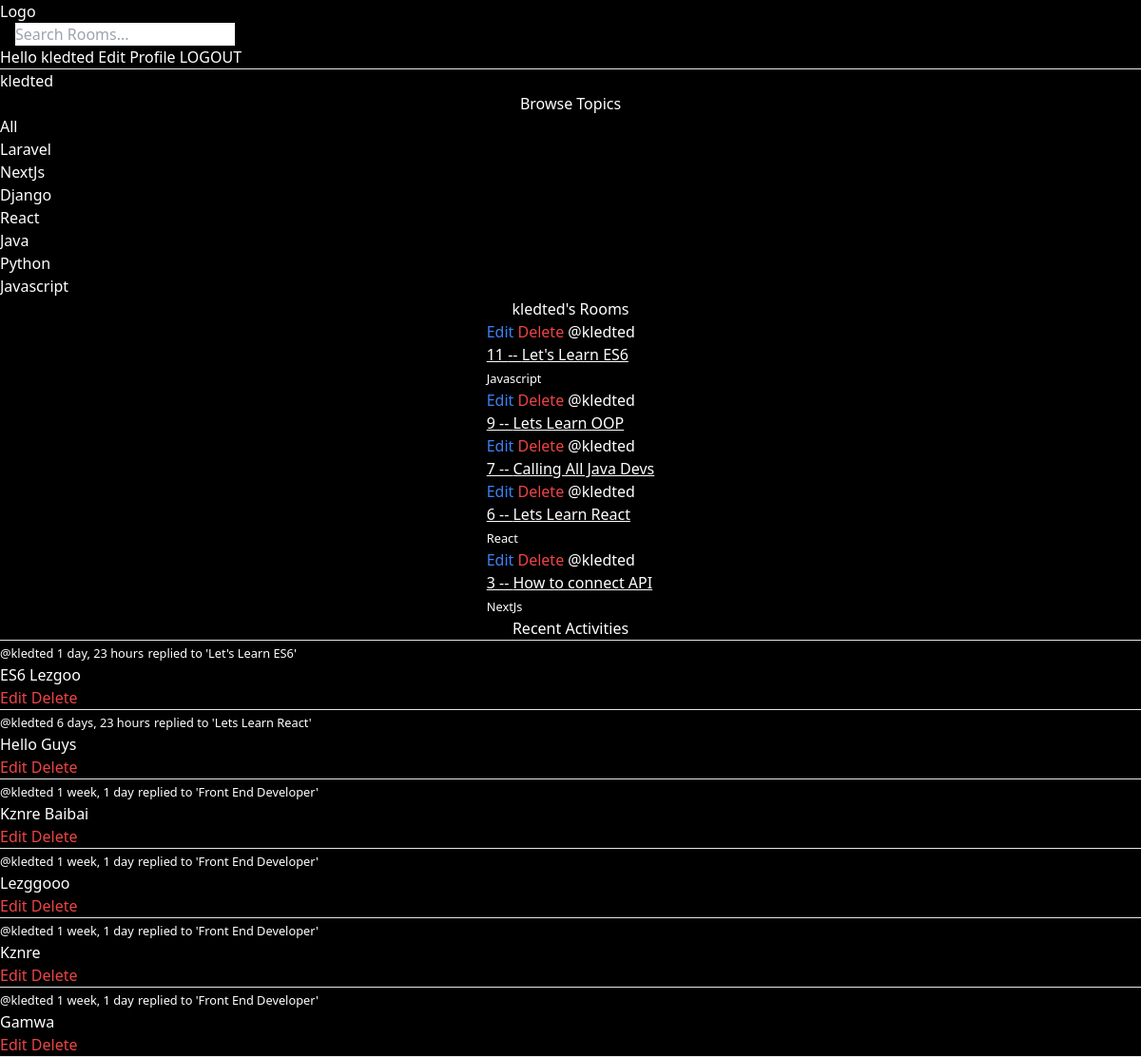
The page /profile/2/ (signed in) on the database as committed earlier.
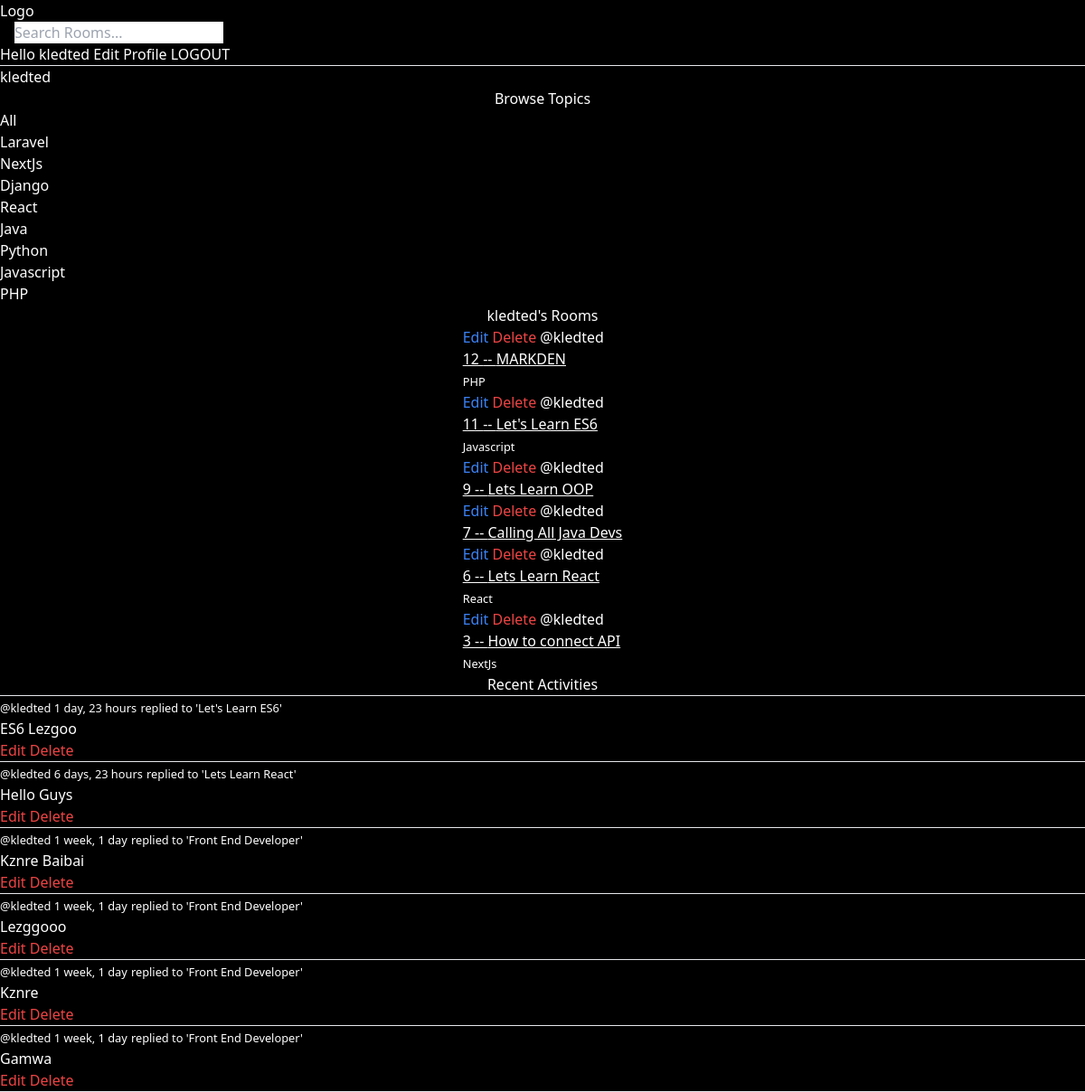
The same page on the database as committed later.
### base/models.py (models this page shows)
class Topic(models.Model):
    name = models.CharField(max_length=200)
    def __str__(self):
        return self.name

class Room(models.Model):
    host = models.ForeignKey(User, on_delete=models.SET_NULL, null=True)
    topic = models.ForeignKey(Topic, on_delete=models.SET_NULL, null=True)
    name = models.CharField(max_length=200)
    description = models.TextField(null=True, blank=True)
    participants = models.ManyToManyField(User, related_name='participants', blank=True)
    updated = models.DateTimeField(auto_now=True)
    created = models.DateTimeField(auto_now_add=True)
    class Meta:
        ordering = ['-updated', '-created']
    def __str__(self):
        return self.name

class Message(models.Model):
    user = models.ForeignKey(User, on_delete=models.CASCADE)
    room = models.ForeignKey(Room, on_delete=models.CASCADE)
    body = models.TextField()
    updated = models.DateTimeField(auto_now=True)
    created = models.DateTimeField(auto_now_add=True)
    class Meta:
        ordering = ['-updated', '-created']
    def __str__(self):
        return self.body[0:50]

### base/views.py (the view)
# urls.py: path('profile/<str:pk>/', views.userProfile, name='profile'),
@login_required(login_url='login')
def userProfile(request, pk):
    user = User.objects.get(id=pk)
    rooms = user.room_set.all()
    room_messages = user.message_set.all()
    topics = Topic.objects.all()
    context= {'user': user, 'rooms': rooms, 'topics': topics, 'room_messages': room_messages}
    return render(request, 'base/profile.html', context)

### base/templates/base/profile.html
{% extends "main.html" %} {% block content %}
<h1>{{user.username}}</h1>
<div>
  <div>{%include 'base/topics_component.html'%}</div>
  <h2 class="text-center">{{user.username}}'s Rooms</h2>
  <div class="flex items-center justify-center">
    {%include 'base/feed_component.html'%}
  </div>
  <div>{%include 'base/activity_component.html'%}</div>
</div>
{% endblock content %}

### base/templates/base/topics_component.html
<h3 class="text-center">Browse Topics</h3>
<div>
  <div>
    <a href="{% url 'home' %}">All</a>
  </div>
  {% for topic in topics%}
  <div>
    <a href="{% url 'home' %}?q={{topic.name}}">{{topic}}</a>
  </div>
  {% endfor %}
</div>

### base/templates/base/feed_component.html (shortened to what this page needs)
<div>
  {% if rooms%} {% for room in rooms %}
  <div>
    {% if request.user == room.host %}
    <a href="{% url 'update-room' room.id %}" class="text-blue-500">Edit</a>
    <a href="{% url 'delete-room' room.id %}" class="text-red-500">Delete</a>
    {% endif %}
    <a href="{%url 'profile' room.host.id%}">@{{room.host.username}}</a>
    <a href="{% url 'room' room.id %}" class="underline">
      <h3>{{room.id}} -- {{room.name}}</h3>
    </a>
    <small>{{room.topic.name}}</small>
  </div>
  {% endfor %} {%endif%}
</div>

### base/templates/base/activity_component.html
<h5 class="text-center">Recent Activities</h5>
<hr />
{% for message in room_messages %}
<div>
  <small
    ><a href="{% url 'profile' message.user.id%}">@{{message.user}}</a>
    {{message.created|timesince}}</small
  >
  <small>replied to '{{message.room}}'</small>
  <p>{{message}}</p>
  {% if request.user == message.user %}
  <a href="{% url 'update-message' message.id %}" class="text-red-500">Edit</a>
  <a href="{% url 'delete-message' message.id %}" class="text-red-500"
    >Delete</a
  >
  {% endif %}
  <hr />
</div>
{%endfor%}

Rows that differ between the two databases and show on the page:
added Topic: name "PHP"
added Room: shows "Edit", host.username "kledted", id "12", name "MARKDEN", topic.name "PHP"
